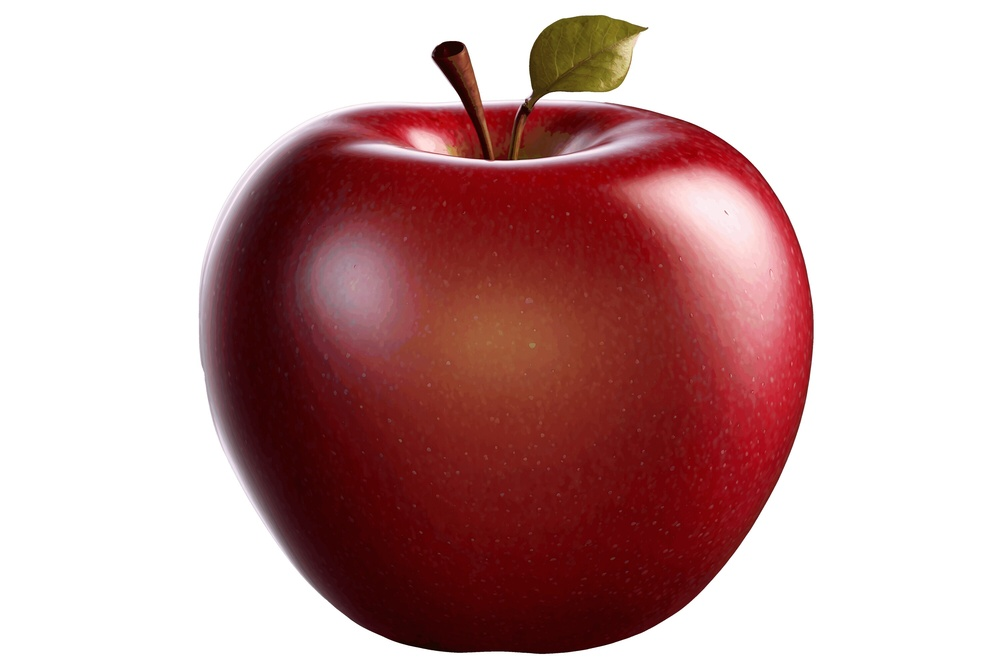
#> input picture Day 6/apple.jpg, 1000 x 667 px, shrunk from 3000 x 2000 before the run
$ python task7.py
#> lines starting #> are read from the running program, lines starting #| are printed output that depends on the picture
#Task 7: Kernel Operations Create and apply the following kernels manually: Identity Kernel Blur Kernel Sharpen Kernel Edge Detection Kernel Compare the output of each kernel and explain its effect on the image.
import cv2
import numpy as np
import matplotlib.pyplot as plt

image = cv2.imread("apple.jpg", cv2.IMREAD_GRAYSCALE)
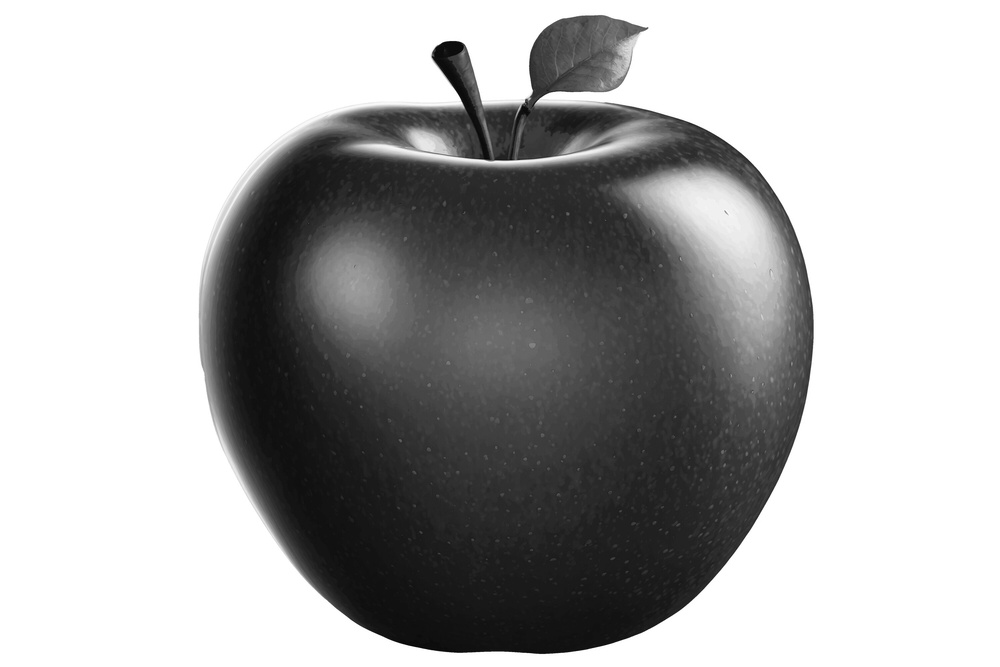
#> image: shape (667, 1000); min 0, max 255, mean 173.8

# Kernels
identity = np.array([
    [0, 0, 0],
    [0, 1, 0],
    [0, 0, 0]
])

blur = np.array([
    [1, 1, 1],
    [1, 1, 1],
    [1, 1, 1]
]) / 9

sharpen = np.array([
    [0, -1, 0],
    [-1, 5, -1],
    [0, -1, 0]
])

edge = np.array([
    [-1, -1, -1],
    [-1, 8, -1],
    [-1, -1, -1]
])


def manual_convolution(image, kernel):

    h, w = image.shape
#> h = 667; w = 1000
    output = np.zeros((h - 2, w - 2))

    for i in range(h - 2):
        for j in range(w - 2):

            total = 0

            for ki in range(3):
                for kj in range(3):
                    total += image[i + ki][j + kj] * kernel[ki][kj]

            if total < 0:
                total = 0

            if total > 255:
                total = 255

            output[i][j] = total

    return output.astype(np.uint8)


identity_output = manual_convolution(image, identity)
blur_output = manual_convolution(image, blur)
sharpen_output = manual_convolution(image, sharpen)
edge_output = manual_convolution(image, edge)
#> after the loop in manual_convolution (call 4), `for i in range(h - 2):`:
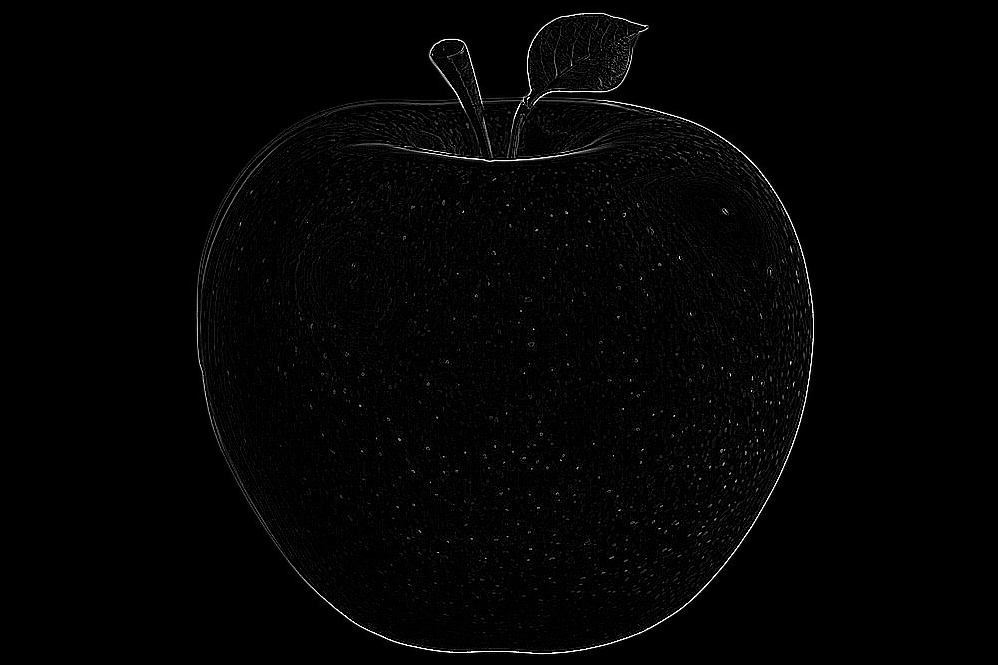
#> output: shape (665, 998) float64; min 0, max 255, mean 3.5

plt.figure(figsize=(12,8))

plt.subplot(2,3,1)
plt.imshow(image, cmap="gray")
plt.title("Original")
plt.axis("off")

plt.subplot(2,3,2)
plt.imshow(identity_output, cmap="gray")
plt.title("Identity")
plt.axis("off")

plt.subplot(2,3,3)
plt.imshow(blur_output, cmap="gray")
plt.title("Blur")
plt.axis("off")

plt.subplot(2,3,5)
plt.imshow(sharpen_output, cmap="gray")
plt.title("Sharpen")
plt.axis("off")

plt.subplot(2,3,6)
plt.imshow(edge_output, cmap="gray")
plt.title("Edge Detection")
plt.axis("off")

plt.show()
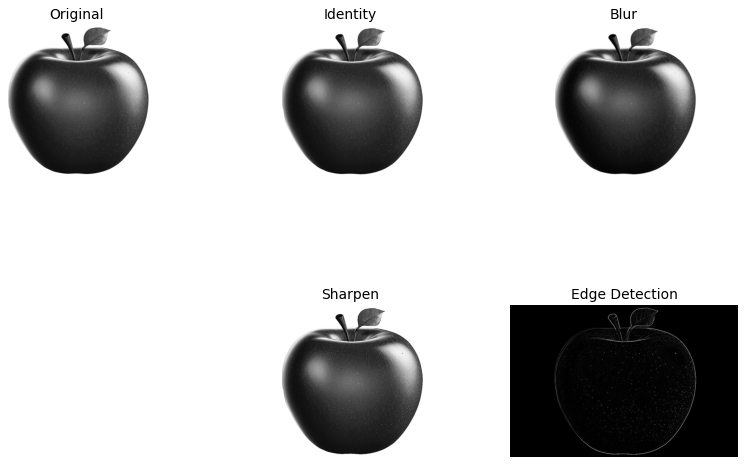
#> figure drawn by matplotlib, 5 panels
